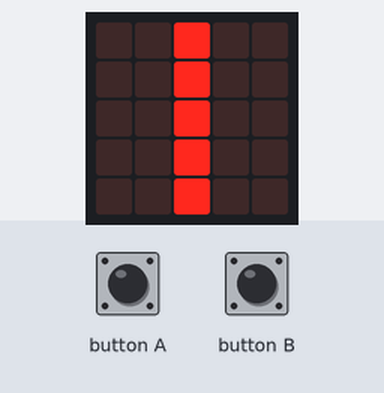
A program run on a simulated BBC micro:bit (MakeCode). Shown: the board's 5×5 LED display. The test bench sets the inputs (shaded band).

Above: at 1.2 s.
1.3 s: button A pressed for 0.15 s
At 1.96 s:
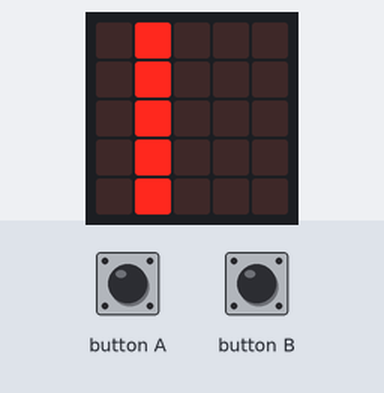
2.0 s: button B pressed for 0.15 s
At 2.18 s:
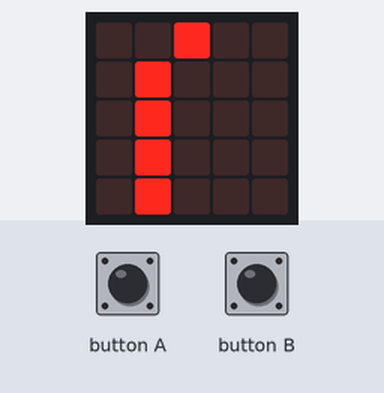
2.7 s: button B pressed for 0.15 s
At 3.36 s:
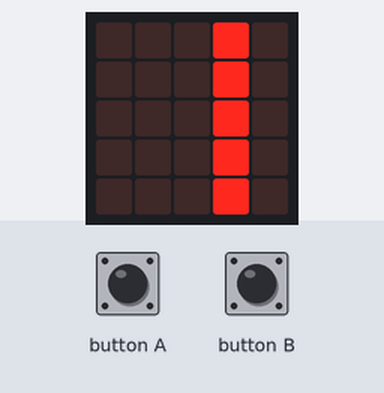
3.4 s: button A pressed for 0.15 s
At 3.58 s:
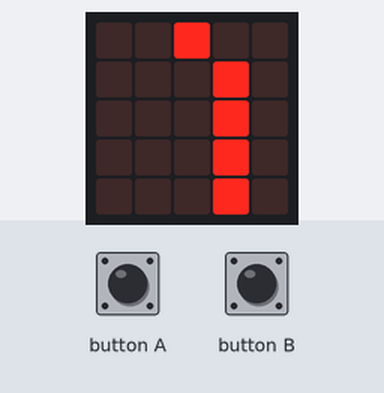
4.1 s: button A pressed 2 times (0.12 s each, 0.3 s apart)
At 5.4 s:
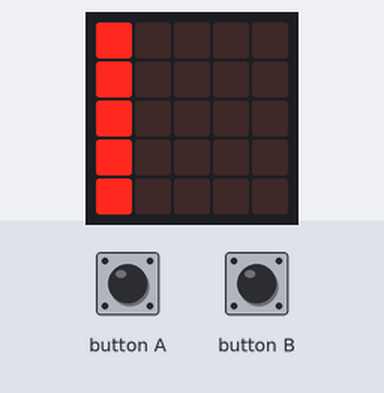
6.2 s: button B pressed for 0.15 s
At 6.39 s:
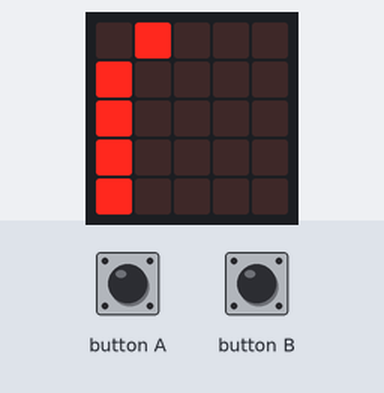
Timing chart, 0 to 7.9 s (numbered marks = the images above; inputs shaded):
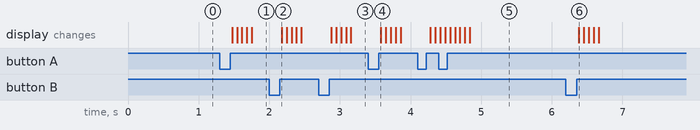

The program:

main.ts
```typescript
let xs: number[] = []
xs = [
    2,
    2,
    2,
    2,
    2
]
basic.forever(function () {
    basic.clearScreen()
    led.plot(xs[0], 0)
    led.plot(xs[1], 1)
    led.plot(xs[2], 2)
    led.plot(xs[3], 3)
    led.plot(xs[4], 4)
    xs[4] = xs[3]
    xs[3] = xs[2]
    xs[2] = xs[1]
    xs[1] = xs[0]
    basic.pause(50)
})


input.onButtonPressed(Button.A, function () {
    xs[0] -= 1
if (xs[0] == -1) {
        xs[0] = 0
    }
})
input.onButtonPressed(Button.B, function () {
    xs[0] += 1
if (xs[0] == 5) {
        xs[0] = 4
    }
})
```

test.ts
```typescript
// οι δοκιμές πηγαίνουν εδώ, δεν θα γίνει εκτέλεση όταν αυτό το πακέτο χρησιμοποιηθεί ως επέκταση.
```

Measured:
- after the input at 1.3 s, the display: first changes after 0.17 s (image 1 shows a later state)
- after the input at 2.0 s, the display: changes after 0.17 s (image 2)
- after the input at 2.7 s, the display: first changes after 0.18 s (image 3 shows a later state)
- after the input at 3.4 s, the display: changes after 0.18 s (image 4)
- after the input at 4.1 s, the display: first changes after 0.18 s (image 5 shows a later state)
- after the input at 6.2 s, the display: changes after 0.18 s (image 6)
